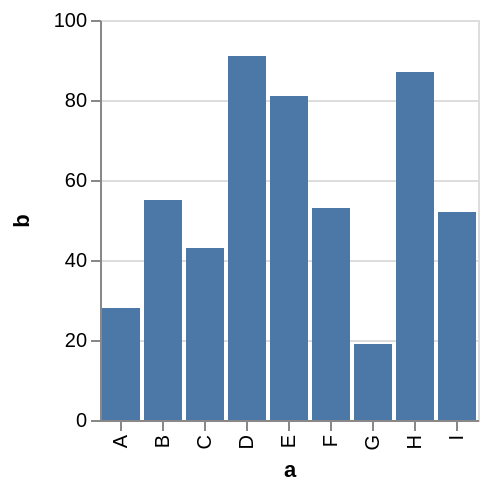

The Vega-Lite source for this figure:
### Vega specification from a JSON file in a GitHub repository (floating-point values rounded to 4 significant figures)
{"$schema": "https://vega.github.io/schema/vega/v3.0.json", "description": "A simple bar chart with embedded data.", "autosize": "pad", "padding": 5, "style": "cell", "data": [{"name": "source_0", "values": [{"a": "A", "b": 28}, {"a": "B", "b": 55}, {"a": "C", "b": 43}, {"a": "D", "b": 91}, {"a": "E", "b": 81}, {"a": "F", "b": 53}, {"a": "G", "b": 19}, {"a": "H", "b": 87}, {"a": "I", "b": 52}]}, {"name": "data_0", "source": "source_0", "transform": [{"type": "formula", "expr": "toNumber(datum[\"b\"])", "as": "b"}, {"type": "filter", "expr": "datum[\"b\"] !== null && !isNaN(datum[\"b\"])"}]}], "signals": [{"name": "x_step", "value": 21}, {"name": "width", "update": "bandspace(domain('x').length, 0.1, 0.05) * x_step"}, {"name": "height", "update": "200"}], "marks": [{"name": "marks", "type": "rect", "style": ["bar"], "from": {"data": "data_0"}, "encode": {"update": {"x": {"scale": "x", "field": "a"}, "width": {"scale": "x", "band": true}, "y": {"scale": "y", "field": "b"}, "y2": {"scale": "y", "value": 0}, "fill": {"value": "#4c78a8"}, "tooltip": {"signal": "format(datum[\"b\"], '')"}}}}], "scales": [{"name": "x", "type": "band", "domain": {"data": "data_0", "field": "a", "sort": true}, "range": {"step": {"signal": "x_step"}}, "round": true, "paddingInner": 0.1, "paddingOuter": 0.05}, {"name": "y", "type": "linear", "domain": {"data": "data_0", "field": "b"}, "range": [{"signal": "height"}, 0], "round": true, "nice": true, "zero": true}], "axes": [{"scale": "x", "labelOverlap": true, "orient": "bottom", "title": "a", "zindex": 1, "encode": {"labels": {"update": {"angle": {"value": 270}, "align": {"value": "right"}, "baseline": {"value": "middle"}}}}}, {"scale": "y", "labelOverlap": true, "orient": "left", "tickCount": {"signal": "ceil(height/40)"}, "title": "b", "zindex": 1}, {"scale": "y", "domain": false, "grid": true, "labels": false, "maxExtent": 0, "minExtent": 0, "orient": "left", "tickCount": {"signal": "ceil(height/40)"}, "ticks": false, "zindex": 0, "gridScale": "x"}], "config": {"axis": {"domainColor": "#888", "tickColor": "#888"}, "axisY": {"minExtent": 30}}}
